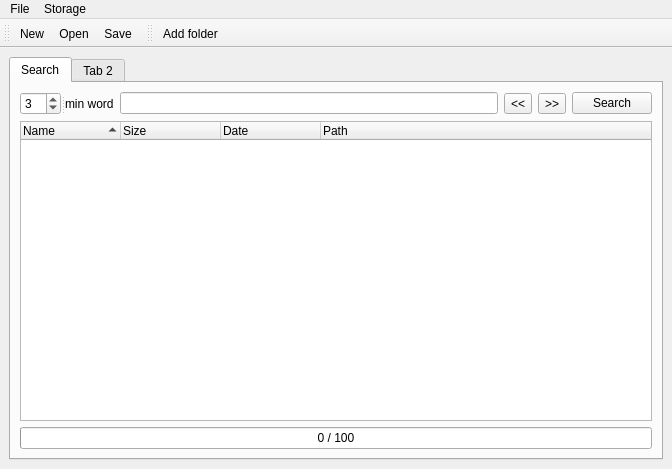
<?xml version="1.0" encoding="UTF-8"?>
<ui version="4.0">
 <class>MainWindow</class>
 <widget class="QMainWindow" name="MainWindow">
  <property name="geometry">
   <rect>
    <x>0</x>
    <y>0</y>
    <width>672</width>
    <height>469</height>
   </rect>
  </property>
  <property name="windowTitle">
   <string>MainWindow</string>
  </property>
  <widget class="QWidget" name="centralwidget">
   <layout class="QGridLayout" name="gridLayout_2">
    <item row="0" column="0">
     <widget class="QTabWidget" name="tabWidget">
      <property name="currentIndex">
       <number>0</number>
      </property>
      <widget class="QWidget" name="tab">
       <attribute name="title">
        <string>Search</string>
       </attribute>
       <layout class="QGridLayout" name="gridLayout">
        <item row="0" column="0">
         <widget class="QSplitter" name="splitter">
          <property name="sizePolicy">
           <sizepolicy hsizetype="Minimum" vsizetype="Preferred">
            <horstretch>0</horstretch>
            <verstretch>0</verstretch>
           </sizepolicy>
          </property>
          <property name="orientation">
           <enum>Qt::Horizontal</enum>
          </property>
          <widget class="QSpinBox" name="search_min_word">
           <property name="minimum">
            <number>1</number>
           </property>
           <property name="value">
            <number>3</number>
           </property>
          </widget>
          <widget class="QLabel" name="label_minWord">
           <property name="sizePolicy">
            <sizepolicy hsizetype="Minimum" vsizetype="Preferred">
             <horstretch>0</horstretch>
             <verstretch>0</verstretch>
            </sizepolicy>
           </property>
           <property name="text">
            <string>min word</string>
           </property>
          </widget>
         </widget>
        </item>
        <item row="0" column="1">
         <widget class="QLineEdit" name="search_filter"/>
        </item>
        <item row="1" column="0" colspan="5">
         <widget class="QTreeWidget" name="search_result">
          <property name="contextMenuPolicy">
           <enum>Qt::CustomContextMenu</enum>
          </property>
          <property name="alternatingRowColors">
           <bool>true</bool>
          </property>
          <property name="selectionMode">
           <enum>QAbstractItemView::ExtendedSelection</enum>
          </property>
          <property name="uniformRowHeights">
           <bool>true</bool>
          </property>
          <property name="sortingEnabled">
           <bool>true</bool>
          </property>
          <property name="allColumnsShowFocus">
           <bool>true</bool>
          </property>
          <column>
           <property name="text">
            <string>Name</string>
           </property>
          </column>
          <column>
           <property name="text">
            <string>Size</string>
           </property>
          </column>
          <column>
           <property name="text">
            <string>Date</string>
           </property>
          </column>
          <column>
           <property name="text">
            <string>Path</string>
           </property>
          </column>
         </widget>
        </item>
        <item row="2" column="0" colspan="5">
         <widget class="QProgressBar" name="search_progress">
          <property name="value">
           <number>0</number>
          </property>
          <property name="format">
           <string>%v / %m</string>
          </property>
         </widget>
        </item>
        <item row="0" column="4">
         <widget class="QPushButton" name="search">
          <property name="text">
           <string>Search</string>
          </property>
         </widget>
        </item>
        <item row="0" column="3">
         <widget class="QToolButton" name="search_next_page">
          <property name="text">
           <string>&gt;&gt;</string>
          </property>
         </widget>
        </item>
        <item row="0" column="2">
         <widget class="QToolButton" name="search_prev_page">
          <property name="text">
           <string>&lt;&lt;</string>
          </property>
         </widget>
        </item>
       </layout>
      </widget>
      <widget class="QWidget" name="tab_2">
       <attribute name="title">
        <string>Tab 2</string>
       </attribute>
      </widget>
     </widget>
    </item>
   </layout>
  </widget>
  <widget class="QMenuBar" name="menubar">
   <property name="geometry">
    <rect>
     <x>0</x>
     <y>0</y>
     <width>672</width>
     <height>21</height>
    </rect>
   </property>
   <widget class="QMenu" name="menuFile">
    <property name="title">
     <string>File</string>
    </property>
    <addaction name="action_new"/>
    <addaction name="action_open"/>
    <addaction name="separator"/>
    <addaction name="action_save"/>
    <addaction name="action_save_as"/>
    <addaction name="separator"/>
    <addaction name="action_quit"/>
   </widget>
   <widget class="QMenu" name="menuStorage">
    <property name="title">
     <string>Storage</string>
    </property>
   </widget>
   <addaction name="menuFile"/>
   <addaction name="menuStorage"/>
  </widget>
  <widget class="QToolBar" name="toolBar">
   <property name="windowTitle">
    <string>toolBar</string>
   </property>
   <attribute name="toolBarArea">
    <enum>TopToolBarArea</enum>
   </attribute>
   <attribute name="toolBarBreak">
    <bool>false</bool>
   </attribute>
   <addaction name="action_new"/>
   <addaction name="action_open"/>
   <addaction name="action_save"/>
  </widget>
  <widget class="QToolBar" name="toolBar_2">
   <property name="windowTitle">
    <string>toolBar_2</string>
   </property>
   <attribute name="toolBarArea">
    <enum>TopToolBarArea</enum>
   </attribute>
   <attribute name="toolBarBreak">
    <bool>false</bool>
   </attribute>
   <addaction name="action_add_folder_to_storage"/>
  </widget>
  <action name="action_save">
   <property name="icon">
    <iconset resource="resources.qrc">
     <normaloff>:/resources/filesave.png</normaloff>:/resources/filesave.png</iconset>
   </property>
   <property name="text">
    <string>Save</string>
   </property>
   <property name="toolTip">
    <string>Save</string>
   </property>
   <property name="shortcut">
    <string>Ctrl+S</string>
   </property>
  </action>
  <action name="action_open">
   <property name="icon">
    <iconset resource="resources.qrc">
     <normaloff>:/resources/fileopen.png</normaloff>:/resources/fileopen.png</iconset>
   </property>
   <property name="text">
    <string>Open...</string>
   </property>
   <property name="toolTip">
    <string>Open</string>
   </property>
   <property name="shortcut">
    <string>Ctrl+O</string>
   </property>
  </action>
  <action name="action_new">
   <property name="icon">
    <iconset resource="resources.qrc">
     <normaloff>:/resources/filenew.png</normaloff>:/resources/filenew.png</iconset>
   </property>
   <property name="text">
    <string>New</string>
   </property>
   <property name="shortcut">
    <string>Ctrl+N</string>
   </property>
  </action>
  <action name="action_quit">
   <property name="text">
    <string>Quit</string>
   </property>
  </action>
  <action name="action_save_as">
   <property name="text">
    <string>Save As...</string>
   </property>
   <property name="toolTip">
    <string>Save As</string>
   </property>
  </action>
  <action name="action_add_folder_to_storage">
   <property name="text">
    <string>Add folder</string>
   </property>
   <property name="toolTip">
    <string>Add folder to storage</string>
   </property>
  </action>
 </widget>
 <resources>
  <include location="resources.qrc"/>
 </resources>
 <connections/>
</ui>
